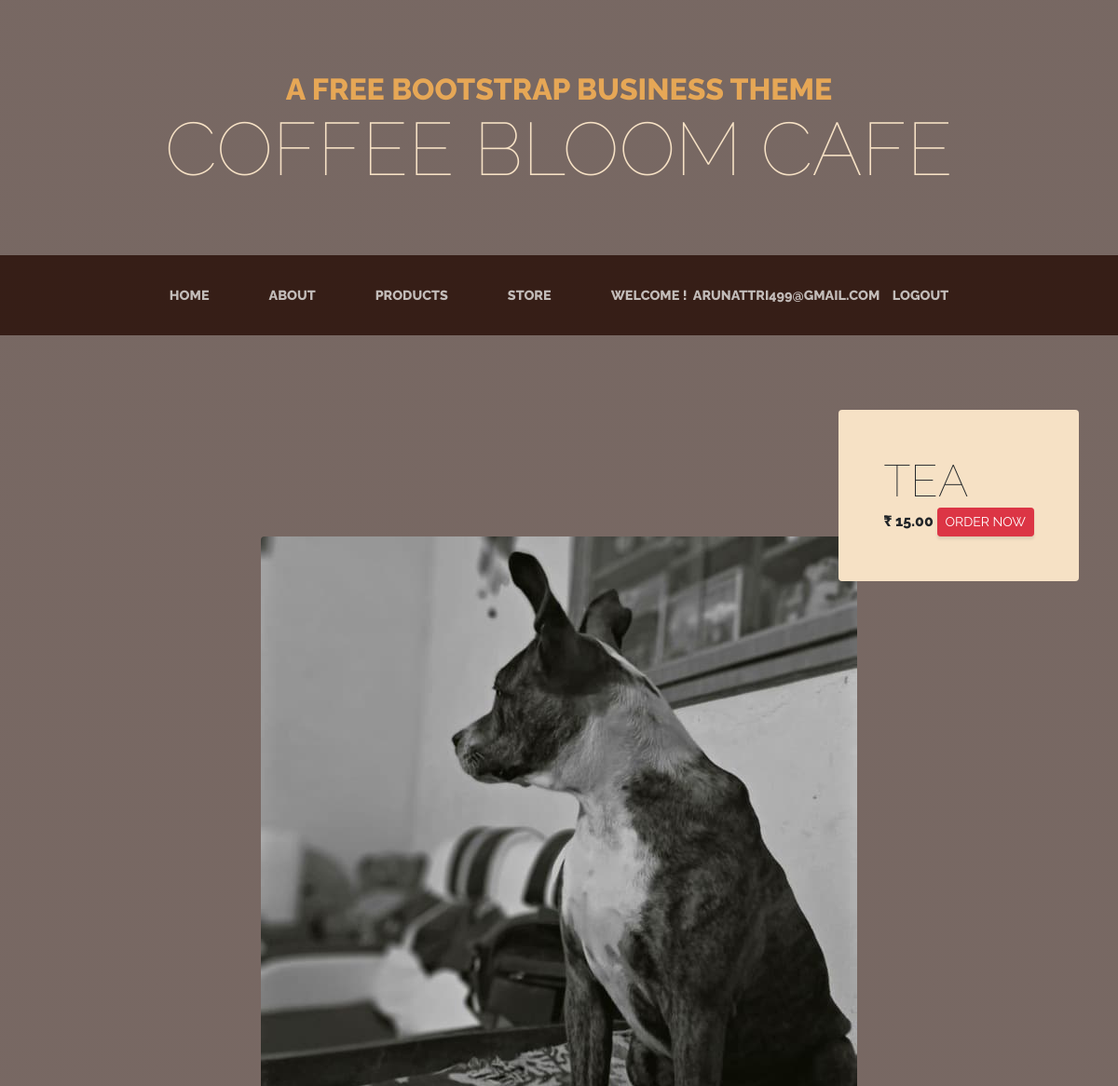
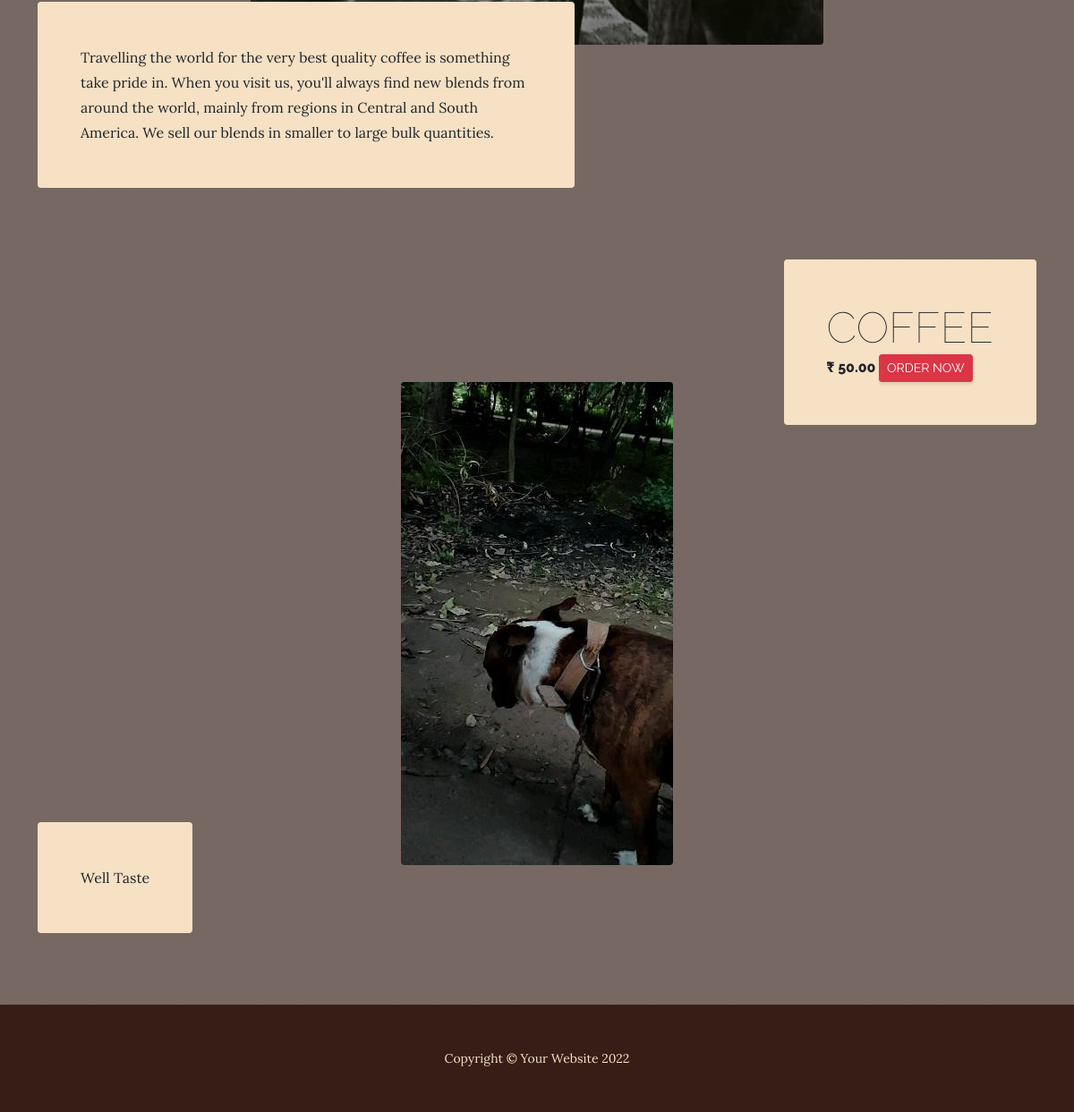
Screenshot of /products/ (signed in) with the database file from the repository (2 pictures, top to bottom).
### myapp/models.py (models this page shows)
class Products(models.Model):
	user = models.ForeignKey(User, on_delete=models.CASCADE)
	pname = models.CharField(max_length=100)
	description = models.TextField()
	uom_id = models.IntegerField(null=True)
	price_per_unit = models.DecimalField(max_digits=5, decimal_places=2)
	image = models.ImageField(upload_to="images", null=True)

### myapp/views.py (the view)
# urls.py: path('products/', products, name="products"),
@login_required(login_url='/login')
def products(request):
	prod = Products.objects.all()
	return render(request, 'products.html', {'prod': prod})

### myapp/templates/products.html (shortened to what this page needs)
{% load static %}
{% include 'header.html' %}
         {% for pr in prod %}
        <section class="page-section">
            <div class="container">
                <div class="product-item">
                    <div class="product-item-title d-flex">
                        <div class="bg-faded p-5 d-flex ms-auto rounded">
                            <h2 class="section-heading mb-0">
                                <span class="section-heading-lower">{{pr.pname}}</span>
                                <span class="section-heading-upper">₹ {{pr.price_per_unit}}
                                <a href="{% url 'order_det' %}" class="btn btn-danger btn-sm">Order Now</a>
                                </span>
                            </h2>
                        </div>
                    </div>
                    <img class="product-item-img mx-auto d-flex rounded img-fluid mb-3 mb-lg-0" src="{{pr.image.url}}" alt="..." />
                    <div class="product-item-description d-flex me-auto">
                        <div class="bg-faded p-5 rounded"><p class="mb-0">
                            {{pr.description}}
                        </p></div>
                    </div>
                </div>
            </div>
        </section>
          {% endfor %}
{% include 'footer.html' %}

### myapp/templates/header.html (shortened to what this page needs)
{% load static %}
<!DOCTYPE html>
<html lang="en">
    <head>
        <link href="{% static 'css/hello.css' %}" rel="stylesheet" />
    </head>
    <body>
        <header>
            <h1 class="site-heading text-center text-faded d-none d-lg-block">
                <span class="site-heading-upper text-primary mb-3">A Free Bootstrap Business Theme</span>
                <span class="site-heading-lower">Coffee Bloom Cafe</span>
            </h1>
        </header>
        <nav class="navbar navbar-expand-lg navbar-dark py-lg-4" id="mainNav">
            <div class="container">
                <div class="collapse navbar-collapse" id="navbarSupportedContent">
                    <ul class="navbar-nav mx-auto">
                        <li class="nav-item px-lg-4"><a class="nav-link text-uppercase" href="/">Home</a></li>
                        <li class="nav-item px-lg-4"><a class="nav-link text-uppercase" href="{% url 'about' %}">About</a></li>
                        <li class="nav-item px-lg-4"><a class="nav-link text-uppercase" href="{% url 'products' %}">Products</a></li>
                        <li class="nav-item px-lg-4"><a class="nav-link text-uppercase" href="{% url 'store' %}">Store</a></li>
                        {% if request.user.is_authenticated %}
                        <li class="nav-item px-lg-4"><a class="nav-link text-uppercase" href="{% url 'logout' %}"><span>Welcome !&nbsp; {{request.user}}</span>&nbsp;&nbsp;&nbsp;&nbsp;logout</a></li>
                        {% else %}
                        <li class="nav-item px-lg-4"><a class="nav-link text-uppercase" href="{% url 'register' %}">Signup</a></li>
                        {% endif %}
                    </ul>
                </div>
            </div>
        </nav>

### myapp/templates/footer.html (shortened to what this page needs)
{% load static %}
<footer class="footer text-faded text-center py-5">
            <div class="container"><p class="m-0 small">Copyright &copy; Your Website 2022</p></div>
        </footer>
    </body>
</html>

### rows the page displays
Products: pname "TEA", price_per_unit "15.00", image (picture), description "Travelling the world for the very best quality coffee is something take pride in. When you visit us, you'll always find new blends from around the world, mainly from regions in Central and South America. We sell our blends in smaller to large bulk quantities."
Products: pname "COFFEE", price_per_unit "50.00", image (picture), description "Well Taste"

### other values shown
{{ request.user }} "ARUNATTRI499@GMAIL.COM"
